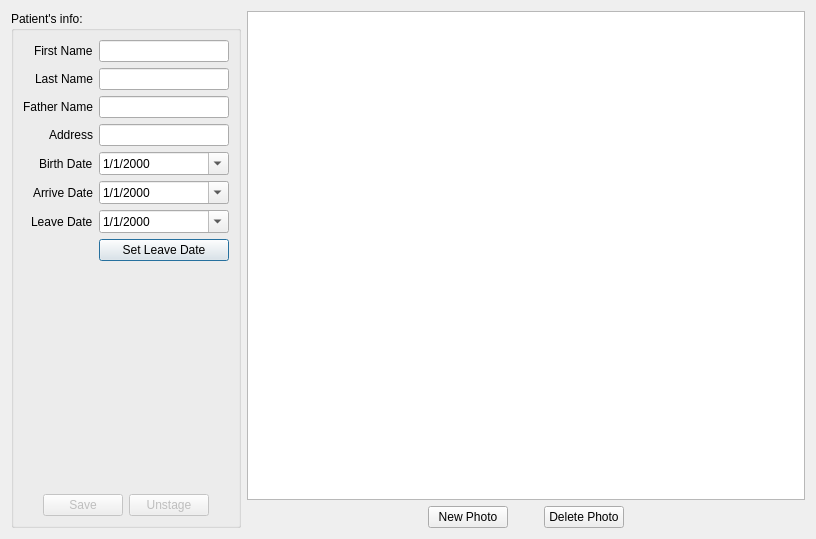
<?xml version="1.0" encoding="UTF-8"?>
<ui version="4.0">
 <class>ViewPatient</class>
 <widget class="QDialog" name="ViewPatient">
  <property name="geometry">
   <rect>
    <x>0</x>
    <y>0</y>
    <width>816</width>
    <height>539</height>
   </rect>
  </property>
  <property name="windowTitle">
   <string>Dialog</string>
  </property>
  <layout class="QHBoxLayout" name="horizontalLayout_3">
   <item>
    <layout class="QVBoxLayout" name="verticalLayout_Form">
     <property name="sizeConstraint">
      <enum>QLayout::SetFixedSize</enum>
     </property>
     <item>
      <widget class="QGroupBox" name="groupBox">
       <property name="sizePolicy">
        <sizepolicy hsizetype="Fixed" vsizetype="Preferred">
         <horstretch>0</horstretch>
         <verstretch>0</verstretch>
        </sizepolicy>
       </property>
       <property name="minimumSize">
        <size>
         <width>0</width>
         <height>300</height>
        </size>
       </property>
       <property name="title">
        <string>Patient's info:</string>
       </property>
       <layout class="QVBoxLayout" name="verticalLayout_2">
        <item>
         <layout class="QFormLayout" name="formLayout_PatientData">
          <property name="labelAlignment">
           <set>Qt::AlignRight|Qt::AlignTrailing|Qt::AlignVCenter</set>
          </property>
          <item row="0" column="0">
           <widget class="QLabel" name="label_FirstName">
            <property name="text">
             <string>First Name</string>
            </property>
           </widget>
          </item>
          <item row="0" column="1">
           <widget class="QLineEdit" name="leFirstName"/>
          </item>
          <item row="1" column="0">
           <widget class="QLabel" name="label_LastName">
            <property name="text">
             <string>Last Name</string>
            </property>
           </widget>
          </item>
          <item row="1" column="1">
           <widget class="QLineEdit" name="leLastName"/>
          </item>
          <item row="2" column="0">
           <widget class="QLabel" name="label_FatherName">
            <property name="text">
             <string>Father Name</string>
            </property>
           </widget>
          </item>
          <item row="2" column="1">
           <widget class="QLineEdit" name="leFatherName"/>
          </item>
          <item row="3" column="0">
           <widget class="QLabel" name="label_Address">
            <property name="text">
             <string>Address</string>
            </property>
           </widget>
          </item>
          <item row="3" column="1">
           <widget class="QLineEdit" name="leAddress"/>
          </item>
          <item row="4" column="0">
           <widget class="QLabel" name="label_BirthDate">
            <property name="text">
             <string>Birth Date</string>
            </property>
           </widget>
          </item>
          <item row="4" column="1">
           <widget class="QDateEdit" name="deBirthDate">
            <property name="displayFormat">
             <string>d/M/yyyy</string>
            </property>
            <property name="calendarPopup">
             <bool>true</bool>
            </property>
           </widget>
          </item>
          <item row="5" column="0">
           <widget class="QLabel" name="label_ArriveDate">
            <property name="text">
             <string>Arrive Date</string>
            </property>
           </widget>
          </item>
          <item row="5" column="1">
           <widget class="QDateEdit" name="deArriveDate">
            <property name="displayFormat">
             <string>d/M/yyyy</string>
            </property>
            <property name="calendarPopup">
             <bool>true</bool>
            </property>
           </widget>
          </item>
          <item row="7" column="0">
           <widget class="QLabel" name="label_LeaveDate">
            <property name="text">
             <string>Leave Date</string>
            </property>
           </widget>
          </item>
          <item row="7" column="1">
           <widget class="QDateEdit" name="deLeaveDate">
            <property name="enabled">
             <bool>true</bool>
            </property>
            <property name="readOnly">
             <bool>false</bool>
            </property>
            <property name="displayFormat">
             <string>d/M/yyyy</string>
            </property>
            <property name="calendarPopup">
             <bool>true</bool>
            </property>
           </widget>
          </item>
          <item row="8" column="1">
           <widget class="QPushButton" name="btnSetLeaveDate">
            <property name="text">
             <string>Set Leave Date</string>
            </property>
            <property name="flat">
             <bool>false</bool>
            </property>
           </widget>
          </item>
         </layout>
        </item>
        <item>
         <spacer name="verticalSpacer">
          <property name="orientation">
           <enum>Qt::Vertical</enum>
          </property>
          <property name="sizeHint" stdset="0">
           <size>
            <width>20</width>
            <height>40</height>
           </size>
          </property>
         </spacer>
        </item>
        <item>
         <layout class="QHBoxLayout" name="horizontalLayout">
          <property name="sizeConstraint">
           <enum>QLayout::SetFixedSize</enum>
          </property>
          <item>
           <spacer name="horizontalSpacer_4">
            <property name="orientation">
             <enum>Qt::Horizontal</enum>
            </property>
            <property name="sizeHint" stdset="0">
             <size>
              <width>20</width>
              <height>20</height>
             </size>
            </property>
           </spacer>
          </item>
          <item>
           <widget class="QPushButton" name="btnUpdatePatient">
            <property name="enabled">
             <bool>false</bool>
            </property>
            <property name="sizePolicy">
             <sizepolicy hsizetype="Fixed" vsizetype="Fixed">
              <horstretch>0</horstretch>
              <verstretch>0</verstretch>
             </sizepolicy>
            </property>
            <property name="text">
             <string>Save</string>
            </property>
           </widget>
          </item>
          <item>
           <widget class="QPushButton" name="btnUnstageChanges">
            <property name="enabled">
             <bool>false</bool>
            </property>
            <property name="sizePolicy">
             <sizepolicy hsizetype="Fixed" vsizetype="Fixed">
              <horstretch>0</horstretch>
              <verstretch>0</verstretch>
             </sizepolicy>
            </property>
            <property name="text">
             <string>Unstage</string>
            </property>
           </widget>
          </item>
          <item>
           <spacer name="horizontalSpacer_5">
            <property name="orientation">
             <enum>Qt::Horizontal</enum>
            </property>
            <property name="sizeHint" stdset="0">
             <size>
              <width>20</width>
              <height>20</height>
             </size>
            </property>
           </spacer>
          </item>
         </layout>
        </item>
       </layout>
      </widget>
     </item>
    </layout>
   </item>
   <item>
    <layout class="QVBoxLayout" name="verticalLayout">
     <item>
      <widget class="QListWidget" name="listWidget_ImageGallery"/>
     </item>
     <item>
      <layout class="QHBoxLayout" name="horizontalLayout_2">
       <item>
        <spacer name="horizontalSpacer_2">
         <property name="orientation">
          <enum>Qt::Horizontal</enum>
         </property>
         <property name="sizeHint" stdset="0">
          <size>
           <width>40</width>
           <height>20</height>
          </size>
         </property>
        </spacer>
       </item>
       <item>
        <widget class="QPushButton" name="btnNewPhoto">
         <property name="text">
          <string>New Photo</string>
         </property>
        </widget>
       </item>
       <item>
        <spacer name="horizontalSpacer">
         <property name="orientation">
          <enum>Qt::Horizontal</enum>
         </property>
         <property name="sizeType">
          <enum>QSizePolicy::Fixed</enum>
         </property>
         <property name="sizeHint" stdset="0">
          <size>
           <width>30</width>
           <height>20</height>
          </size>
         </property>
        </spacer>
       </item>
       <item>
        <widget class="QPushButton" name="btnDeletePhoto">
         <property name="text">
          <string>Delete Photo</string>
         </property>
        </widget>
       </item>
       <item>
        <spacer name="horizontalSpacer_3">
         <property name="orientation">
          <enum>Qt::Horizontal</enum>
         </property>
         <property name="sizeHint" stdset="0">
          <size>
           <width>40</width>
           <height>20</height>
          </size>
         </property>
        </spacer>
       </item>
      </layout>
     </item>
    </layout>
   </item>
  </layout>
 </widget>
 <resources/>
 <connections/>
</ui>
